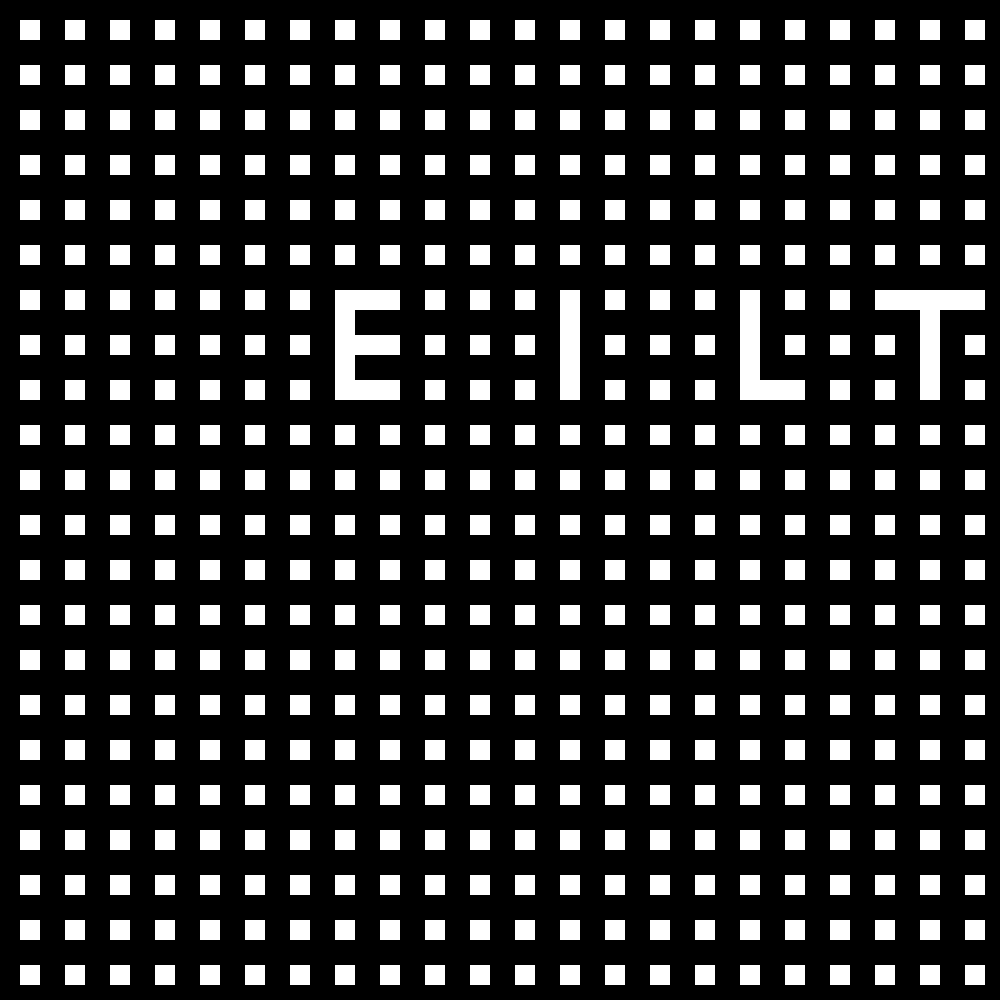
Frame 1 (no input)
Frame 60 (the mouse pressed at the canvas centre just before this capture): identical to frame 1, image omitted
Frame 120 (the mouse held since frame 60 and released just before this capture): identical to frame 1, image omitted

The Processing sketch that drew this single still picture (run headless with seeded random() and noise(); from frame 60 on, the mouse is pressed at the canvas centre):

// Processing sketch: sketch_18
// ── sketch_18.pde
int x1;


void setup() {
  size(1000, 1000);
  rectMode(CENTER);
  background(0);
  noStroke();
  // white background rects
  //22x22
  for (int i = 20; i < width; i += 45) {
    for (int j = 20; j < height; j += 45) {
      fill(255);
      rect(10 + i, 10 +j, 20, 20);
    }
  }
}


void draw() {
  int y1 = 45;
  int y2 = y1 * 2;
  //E
  rect(345, 350, 20, 100);
  rect(360, 300, 40, 20);
  rect(360, 300+y1, 40, 20);
  rect(360, 300+y2, 40, 20);


  // I

  rect(570, 350, 20, 100);


  // L
  rect(750, 350, 20, 100);
  rect(770, 390, 40, 20);

  // T
  rect(930, 350, 20, 100);
  rect(925, 300, 100, 20);

    //save("tiff/output/image###.tiff");
   // save("png/output/image###.png");
}
